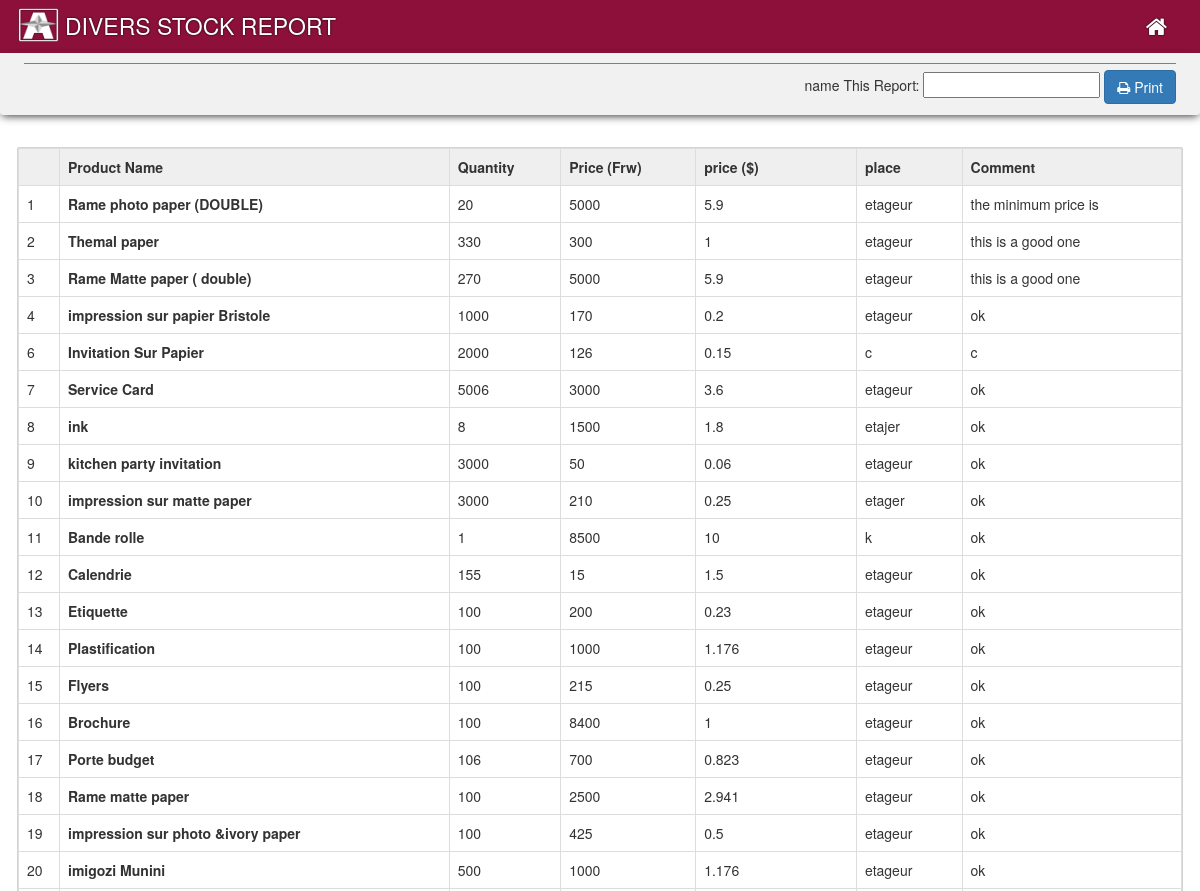
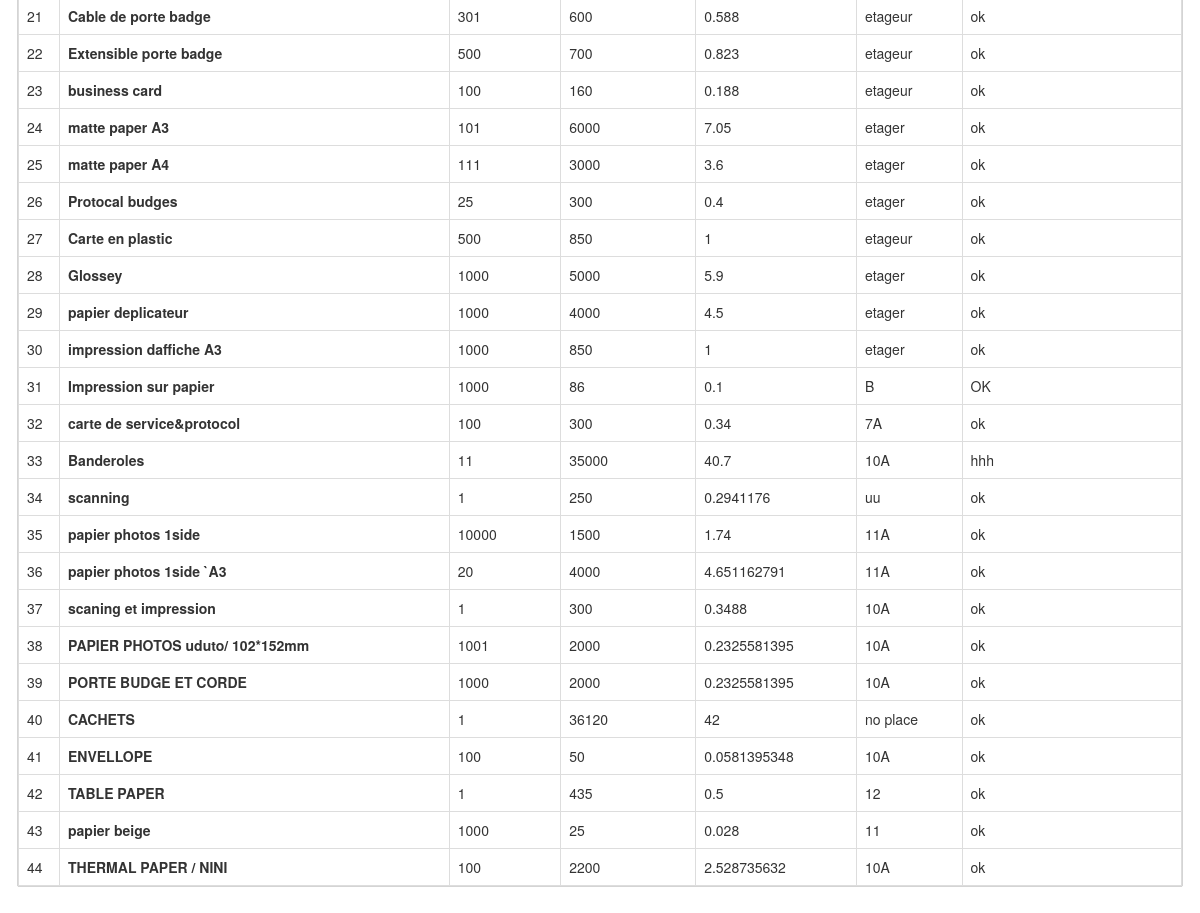
The page /DiversStock_report.php (signed in) on the database its author committed (2 pictures, top to bottom).
### tables this page shows
CREATE TABLE `products` (
  `pro_id` int(200) NOT NULL,
  `pro_name` varchar(200) NOT NULL,
  `pro_quantity` int(100) NOT NULL,
  `price_frw` double NOT NULL,
  `price_dol` double NOT NULL,
  `place` varchar(200) NOT NULL,
  `pro_comment` text NOT NULL,
  `view` int(1) NOT NULL
);

### DiversStock_report.php (the view, shortened to what this page needs)
<?php
include 'app_data/php/head_blank.php';
?>
<section class="hide-print">
<div class="head-tit-rep-div">
  DIVERS STOCK REPORT
  <a href="home.php" style="float: right;margin-right: 23px;text-decoration: none;color: #fff;"><b class="fa fa-home"></b></a>
</div>
<div class="report-controls">
 <section class="rowe">
   <form class="" action="stock_report.php" method="post">
  <section class="print-sett" style="display:block;">
     name This Report:
     <input type="text" onkeyup="headReport()" id="textHead" value="">
        <button type="button" class="btn btn-primary" onclick="print()"> <b class="fa fa-print"></b> Print</button>
  </section>
 </section>
</div>
</section>
<?php
$results = $mysqli->query("SELECT * FROM `products`");
if ($results->num_rows == NULL) {
?>
<div class="data-null bounceIn animated">
<h2 class="fa fa-warning"></h2>
<p>No Result Found!</p>
</div>
      <style> table { display: none; } </style>
<?php
} else {
?>
<table border="1" class="table table-bordered">
  <tbody>
    <tr>
    <th width="41px">&nbsp;</th>
    <th> Product Name </th>
    <th> Quantity </th>
    <th> Price (Frw) </th>
    <th> price ($) </th>
    <th> place </th>
    <th> Comment </th>
  </tr>
<?php
    while($row = $results->fetch_array()) {
$pro_id = $row["pro_id"];
$ipro_name = $row["pro_name"];
$quantity = $row["pro_quantity"];
$comment = $row["pro_comment"];
$price_d = $row["price_dol"];
$price_r = $row["price_frw"];
$place = $row["place"];
?>
        <tr>
          <td> <?php echo $pro_id; ?> </td>
          <td> <b><?php echo $ipro_name; ?></b> </td>
          <td> <?php echo $quantity; ?> </td>
          <td> <?php echo $price_r; ?> </td>
          <td> <?php echo $price_d; ?> </td>
          <td> <?php echo $place; ?> </td>
          <td> <?php echo $comment; ?> </td>
          </tr>
        <?php
    }
}
?>
</tbody></table>
<br><br><br><br>
<?php include 'app_data/php/foater.php' ?>

### app_data/css/screen_style.css (style rules this page uses)
body { background-color: rgba(238, 239, 243, 0.36); }
table { background: #fff; box-shadow: 0px 0px 1px 0px #000; }
.table { margin-top: 12px; }
.table th { background: #efefef; }

### app_data/css/print.css (style rules this page uses)
.hide-print { display: none; }
body { min-width: 100%; }
body, .main-containner { min-width: 100%; }
table { border-color: #000; border: 1px solid rgb(0, 0, 0); }

### DiversStock_report.php (style rules this page uses)
.report-controls { width: 100%; background: #f1f1f1; margin: auto; margin: 18px 0px; margin: auto; margin-bottom: 33px; box-shadow: 0px 3px 8px -2px #333; padding: 10px 2% 11px 2%; border-radius: 3px; }
body { background: #fff; }
.table { width: 97%; margin: auto; }
.head-tit-rep-div { background-color: #8c103a; padding: 10px; padding-left: 65px; background-image: url(app_data/imgs/icns/small-logo.png); background-size: 41px 34px; background-repeat: no-repeat; background-position: 18px 8px; font-size: 23px; color: #fff; text-shadow: 0px 0px 2px #000; }
.print-sett { text-align: right; border-top: 1px solid grey; padding-top: 6px; display: none; }

### rows shown on the page
products: pro_id "1", pro_name "Rame photo paper (DOUBLE)", pro_quantity "20", price_frw "5000", price_dol "5.9", place "etageur", pro_comment "the minimum price is"
products: pro_id "2", pro_name "Themal paper", pro_quantity "330", price_frw "300", price_dol "1", place "etageur", pro_comment "this is a good one"
products: pro_id "3", pro_name "Rame Matte paper ( double)", pro_quantity "270", price_frw "5000", price_dol "5.9", place "etageur", pro_comment "this is a good one"
products: pro_id "4", pro_name "impression sur papier Bristole", pro_quantity "1000", price_frw "170", price_dol "0.2", place "etageur", pro_comment "ok"
products: pro_id "6", pro_name "Invitation Sur Papier", pro_quantity "2000", price_frw "126", price_dol "0.15", place "c", pro_comment "c"
products: pro_id "7", pro_name "Service Card", pro_quantity "5006", price_frw "3000", price_dol "3.6", place "etageur", pro_comment "ok"
products: pro_id "8", pro_name "ink", pro_quantity "8", price_frw "1500", price_dol "1.8", place "etajer", pro_comment "ok"
products: pro_id "9", pro_name "kitchen party invitation", pro_quantity "3000", price_frw "50", price_dol "0.06", place "etageur", pro_comment "ok"
products: pro_id "10", pro_name "impression sur matte paper", pro_quantity "3000", price_frw "210", price_dol "0.25", place "etager", pro_comment "ok"
products: pro_id "11", pro_name "Bande rolle", pro_quantity "1", price_frw "8500", price_dol "10", place "k", pro_comment "ok"
products: pro_id "12", pro_name "Calendrie", pro_quantity "155", price_frw "15", price_dol "1.5", place "etageur", pro_comment "ok"
products: pro_id "13", pro_name "Etiquette", pro_quantity "100", price_frw "200", price_dol "0.23", place "etageur", pro_comment "ok"
products: pro_id "14", pro_name "Plastification", pro_quantity "100", price_frw "1000", price_dol "1.176", place "etageur", pro_comment "ok"
products: pro_id "15", pro_name "Flyers", pro_quantity "100", price_frw "215", price_dol "0.25", place "etageur", pro_comment "ok"
products: pro_id "16", pro_name "Brochure", pro_quantity "100", price_frw "8400", price_dol "1", place "etageur", pro_comment "ok"
products: pro_id "17", pro_name "Porte budget", pro_quantity "106", price_frw "700", price_dol "0.823", place "etageur", pro_comment "ok"
products: pro_id "18", pro_name "Rame matte paper", pro_quantity "100", price_frw "2500", price_dol "2.941", place "etageur", pro_comment "ok"
products: pro_id "19", pro_name "impression sur photo &ivory paper", pro_quantity "100", price_frw "425", price_dol "0.5", place "etageur", pro_comment "ok"
products: pro_id "20", pro_name "imigozi Munini", pro_quantity "500", price_frw "1000", price_dol "1.176", place "etageur", pro_comment "ok"
products: pro_id "21", pro_name "Cable de porte badge", pro_quantity "301", price_frw "600", price_dol "0.588", place "etageur", pro_comment "ok"
products: pro_id "22", pro_name "Extensible porte badge", pro_quantity "500", price_frw "700", price_dol "0.823", place "etageur", pro_comment "ok"
products: pro_id "23", pro_name "business card", pro_quantity "100", price_frw "160", price_dol "0.188", place "etageur", pro_comment "ok"
products: pro_id "24", pro_name "matte paper A3", pro_quantity "101", price_frw "6000", price_dol "7.05", place "etager", pro_comment "ok"
products: pro_id "25", pro_name "matte paper A4", pro_quantity "111", price_frw "3000", price_dol "3.6", place "etager", pro_comment "ok"
products: pro_id "26", pro_name "Protocal budges", pro_quantity "25", price_frw "300", price_dol "0.4", place "etager", pro_comment "ok"
products: pro_id "27", pro_name "Carte en plastic", pro_quantity "500", price_frw "850", price_dol "1", place "etageur", pro_comment "ok"
products: pro_id "28", pro_name "Glossey", pro_quantity "1000", price_frw "5000", price_dol "5.9", place "etager", pro_comment "ok"
products: pro_id "29", pro_name "papier deplicateur", pro_quantity "1000", price_frw "4000", price_dol "4.5", place "etager", pro_comment "ok"
products: pro_id "30", pro_name "impression daffiche A3", pro_quantity "1000", price_frw "850", price_dol "1", place "etager", pro_comment "ok"
products: pro_id "31", pro_name "Impression sur papier", pro_quantity "1000", price_frw "86", price_dol "0.1", place "B", pro_comment "OK"
products: pro_id "32", pro_name "carte de service&protocol", pro_quantity "100", price_frw "300", price_dol "0.34", place "7A", pro_comment "ok"
products: pro_id "33", pro_name "Banderoles", pro_quantity "11", price_frw "35000", price_dol "40.7", place "10A", pro_comment "hhh"
products: pro_id "34", pro_name "scanning", pro_quantity "1", price_frw "250", price_dol "0.2941176", place "uu", pro_comment "ok"
products: pro_id "35", pro_name "papier photos 1side", pro_quantity "10000", price_frw "1500", price_dol "1.74", place "11A", pro_comment "ok"
products: pro_id "36", pro_name "papier photos 1side `A3", pro_quantity "20", price_frw "4000", price_dol "4.651162791", place "11A", pro_comment "ok"
products: pro_id "37", pro_name "scaning et impression", pro_quantity "1", price_frw "300", price_dol "0.3488", place "10A", pro_comment "ok"
products: pro_id "38", pro_name "PAPIER PHOTOS uduto/ 102*152mm", pro_quantity "1001", price_frw "2000", price_dol "0.2325581395", place "10A", pro_comment "ok"
products: pro_id "39", pro_name "PORTE BUDGE ET CORDE", pro_quantity "1000", price_frw "2000", price_dol "0.2325581395", place "10A", pro_comment "ok"
products: pro_id "40", pro_name "CACHETS", pro_quantity "1", price_frw "36120", price_dol "42", place "no place", pro_comment "ok"
products: pro_id "41", pro_name "ENVELLOPE", pro_quantity "100", price_frw "50", price_dol "0.0581395348", place "10A", pro_comment "ok"
products: pro_id "42", pro_name "TABLE PAPER", pro_quantity "1", price_frw "435", price_dol "0.5", place "12", pro_comment "ok"
products: pro_id "43", pro_name "papier beige", pro_quantity "1000", price_frw "25", price_dol "0.028", place "11", pro_comment "ok"
products: pro_id "44", pro_name "THERMAL PAPER / NINI", pro_quantity "100", price_frw "2200", price_dol "2.528735632", place "10A", pro_comment "ok"
